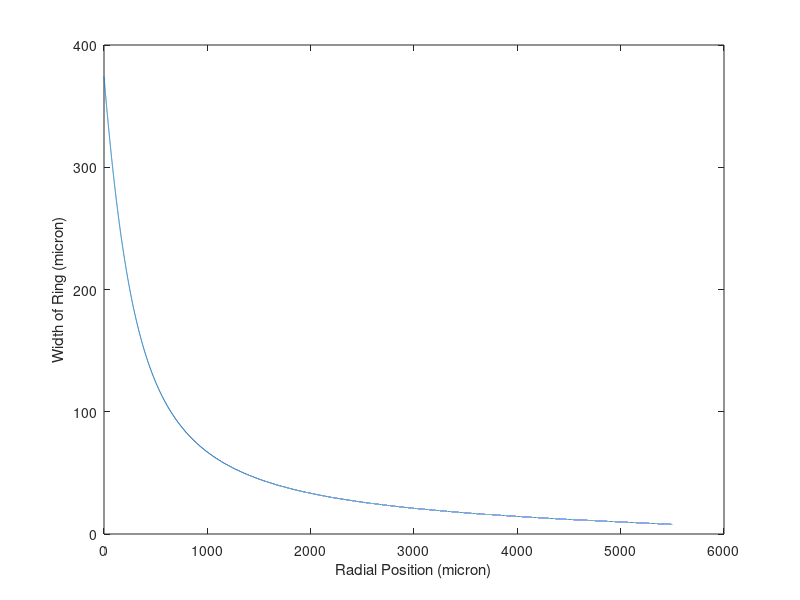

MATLAB code to generate this figure:
clear all
Axial_resolution=10;

r=0:0.1:5500;    %micron
R=7000;      %micron

Cornea_function=(R^2-r.^2).^0.5;

for j=1:length(r)
    if isempty(find(Cornea_function<(Cornea_function(j)-Axial_resolution),1,'first'))
        Lateral_resolution(j)=Lateral_resolution(j-1);
    else
        Lateral_resolution(j)=r(find(Cornea_function<(Cornea_function(j)-Axial_resolution),1,'first'))-r(j);
    end
end
Cornea_function_2=R-Cornea_function;
Cornea_function_2_pre=0;
p=1;
while(isempty(find(Cornea_function_2>(Cornea_function_2_pre+36),1,'first'))==0)
    index_array(p)=find(Cornea_function_2>(Cornea_function_2_pre+36),1,'first');
    Cornea_function_2_pre=Cornea_function_2(index_array(p));
    p=p+1;
end
r_array=r(index_array);
plot(r_array, '.');
xlabel('Number of Frames (#)');
ylabel('Radius of Ring (micron)');

plot(r,Lateral_resolution);
xlabel('Radial Position (micron)');
%ylabel('Fringe Spacing (micron)');
ylabel('Width of Ring (micron)');